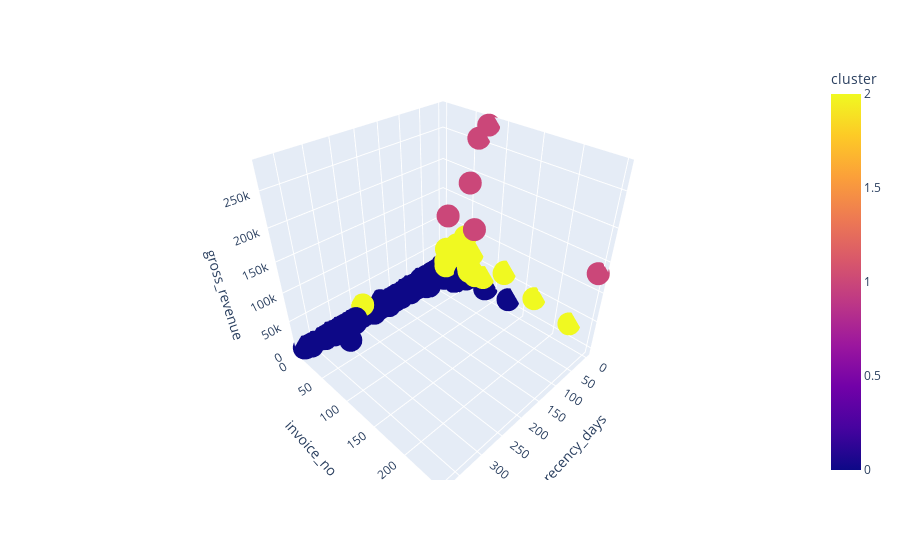

Notebook source saved alongside this figure:
### Markdown cell above
## 9.1 Visualization Inspection

### Code cell
fig = scatter_3d(df_ref, x='recency_days', y='invoice_no', z='gross_revenue', color='cluster')
fig.show()

### Figure 1 — Plotly figure (JSON) as saved in the notebook; plotly's stock layout.template omitted (floating-point values rounded to 4 significant figures; data arrays with more than 128 entries replaced by an {"elided": "..."} marker saying what was removed)
{"data": [{"hovertemplate": "recency_days=%{x}<br>invoice_no=%{y}<br>gross_revenue=%{z}<br>cluster=%{marker.color}<extra></extra>", "legendgroup": "", "marker": {"color": {"elided": "4372 int values"}, "coloraxis": "coloraxis", "symbol": "circle"}, "mode": "markers", "name": "", "scene": "scene", "showlegend": false, "type": "scatter3d", "x": {"elided": "4372 int values"}, "y": {"elided": "4372 int values"}, "z": {"elided": "4372 float values"}}], "layout": {"coloraxis": {"colorbar": {"title": {"text": "cluster"}}, "colorscale": [[0, "#0d0887"], [0.1111, "#46039f"], [0.2222, "#7201a8"], [0.3333, "#9c179e"], [0.4444, "#bd3786"], [0.5556, "#d8576b"], [0.6667, "#ed7953"], [0.7778, "#fb9f3a"], [0.8889, "#fdca26"], [1, "#f0f921"]]}, "legend": {"tracegroupgap": 0}, "margin": {"t": 60}, "scene": {"domain": {"x": [0, 1], "y": [0, 1]}, "xaxis": {"title": {"text": "recency_days"}}, "yaxis": {"title": {"text": "invoice_no"}}, "zaxis": {"title": {"text": "gross_revenue"}}}}}
